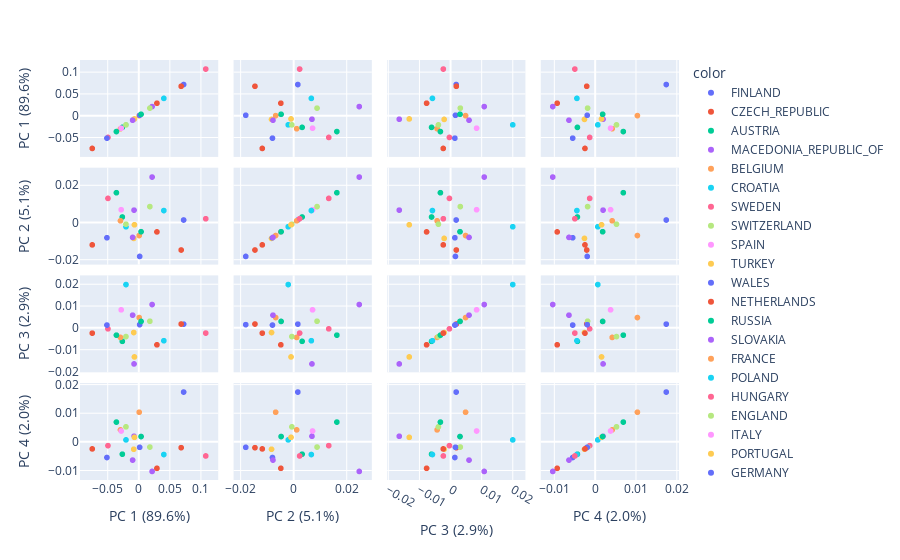

Notebook code for this chart:
### Code cell
import plotly.express as px
from sklearn.decomposition import PCA

pca = PCA()
components = pca.fit_transform(df)
labels = {
    str(i): f"PC {i+1} ({var:.1f}%)"
    for i, var in enumerate(pca.explained_variance_ratio_ * 100)
}

fig = px.scatter_matrix(
    components,
    labels=labels,
    dimensions=range(4),
    color=df.index
)
fig.update_traces()
fig.show()

### Figure 1 — Plotly figure (JSON) as saved in the notebook; plotly's stock layout.template omitted (floating-point values rounded to 4 significant figures)
{"data": [{"dimensions": [{"axis": {"matches": true}, "label": "PC 1 (89.6%)", "values": [0.07244]}, {"axis": {"matches": true}, "label": "PC 2 (5.1%)", "values": [0.001641]}, {"axis": {"matches": true}, "label": "PC 3 (2.9%)", "values": [0.001898]}, {"axis": {"matches": true}, "label": "PC 4 (2.0%)", "values": [0.01753]}], "hovertemplate": "color=FINLAND<br>%{xaxis.title.text}=%{x}<br>%{yaxis.title.text}=%{y}<extra></extra>", "legendgroup": "FINLAND", "marker": {"color": "#636efa", "symbol": "circle"}, "name": "FINLAND", "showlegend": true, "type": "splom"}, {"dimensions": [{"axis": {"matches": true}, "label": "PC 1 (89.6%)", "values": [0.0294]}, {"axis": {"matches": true}, "label": "PC 2 (5.1%)", "values": [-0.004776]}, {"axis": {"matches": true}, "label": "PC 3 (2.9%)", "values": [-0.007625]}, {"axis": {"matches": true}, "label": "PC 4 (2.0%)", "values": [-0.009225]}], "hovertemplate": "color=CZECH_REPUBLIC<br>%{xaxis.title.text}=%{x}<br>%{yaxis.title.text}=%{y}<extra></extra>", "legendgroup": "CZECH_REPUBLIC", "marker": {"color": "#EF553B", "symbol": "circle"}, "name": "CZECH_REPUBLIC", "showlegend": true, "type": "splom"}, {"dimensions": [{"axis": {"matches": true}, "label": "PC 1 (89.6%)", "values": [-0.02635]}, {"axis": {"matches": true}, "label": "PC 2 (5.1%)", "values": [0.003263]}, {"axis": {"matches": true}, "label": "PC 3 (2.9%)", "values": [-0.006022]}, {"axis": {"matches": true}, "label": "PC 4 (2.0%)", "values": [-0.004264]}], "hovertemplate": "color=AUSTRIA<br>%{xaxis.title.text}=%{x}<br>%{yaxis.title.text}=%{y}<extra></extra>", "legendgroup": "AUSTRIA", "marker": {"color": "#00cc96", "symbol": "circle"}, "name": "AUSTRIA", "showlegend": true, "type": "splom"}, {"dimensions": [{"axis": {"matches": true}, "label": "PC 1 (89.6%)", "values": [-0.007517]}, {"axis": {"matches": true}, "label": "PC 2 (5.1%)", "values": [0.006975]}, {"axis": {"matches": true}, "label": "PC 3 (2.9%)", "values": [-0.01643]}, {"axis": {"matches": true}, "label": "PC 4 (2.0%)", "values": [0.002027]}], "hovertemplate": "color=MACEDONIA_REPUBLIC_OF<br>%{xaxis.title.text}=%{x}<br>%{yaxis.title.text}=%{y}<extra></extra>", "legendgroup": "MACEDONIA_REPUBLIC_OF", "marker": {"color": "#ab63fa", "symbol": "circle"}, "name": "MACEDONIA_REPUBLIC_OF", "showlegend": true, "type": "splom"}, {"dimensions": [{"axis": {"matches": true}, "label": "PC 1 (89.6%)", "values": [-0.02939]}, {"axis": {"matches": true}, "label": "PC 2 (5.1%)", "values": [0.00121]}, {"axis": {"matches": true}, "label": "PC 3 (2.9%)", "values": [-0.004234]}, {"axis": {"matches": true}, "label": "PC 4 (2.0%)", "values": [0.004264]}], "hovertemplate": "color=BELGIUM<br>%{xaxis.title.text}=%{x}<br>%{yaxis.title.text}=%{y}<extra></extra>", "legendgroup": "BELGIUM", "marker": {"color": "#FFA15A", "symbol": "circle"}, "name": "BELGIUM", "showlegend": true, "type": "splom"}, {"dimensions": [{"axis": {"matches": true}, "label": "PC 1 (89.6%)", "values": [-0.02047]}, {"axis": {"matches": true}, "label": "PC 2 (5.1%)", "values": [-0.001995]}, {"axis": {"matches": true}, "label": "PC 3 (2.9%)", "values": [0.02012]}, {"axis": {"matches": true}, "label": "PC 4 (2.0%)", "values": [0.0007396]}], "hovertemplate": "color=CROATIA<br>%{xaxis.title.text}=%{x}<br>%{yaxis.title.text}=%{y}<extra></extra>", "legendgroup": "CROATIA", "marker": {"color": "#19d3f3", "symbol": "circle"}, "name": "CROATIA", "showlegend": true, "type": "splom"}, {"dimensions": [{"axis": {"matches": true}, "label": "PC 1 (89.6%)", "values": [-0.04953]}, {"axis": {"matches": true}, "label": "PC 2 (5.1%)", "values": [0.01332]}, {"axis": {"matches": true}, "label": "PC 3 (2.9%)", "values": [-0.0002724]}, {"axis": {"matches": true}, "label": "PC 4 (2.0%)", "values": [-0.001266]}], "hovertemplate": "color=SWEDEN<br>%{xaxis.title.text}=%{x}<br>%{yaxis.title.text}=%{y}<extra></extra>", "legendgroup": "SWEDEN", "marker": {"color": "#FF6692", "symbol": "circle"}, "name": "SWEDEN", "showlegend": true, "type": "splom"}, {"dimensions": [{"axis": {"matches": true}, "label": "PC 1 (89.6%)", "values": [-0.02053]}, {"axis": {"matches": true}, "label": "PC 2 (5.1%)", "values": [-0.0006157]}, {"axis": {"matches": true}, "label": "PC 3 (2.9%)", "values": [-0.003821]}, {"axis": {"matches": true}, "label": "PC 4 (2.0%)", "values": [0.00532]}], "hovertemplate": "color=SWITZERLAND<br>%{xaxis.title.text}=%{x}<br>%{yaxis.title.text}=%{y}<extra></extra>", "legendgroup": "SWITZERLAND", "marker": {"color": "#B6E880", "symbol": "circle"}, "name": "SWITZERLAND", "showlegend": true, "type": "splom"}, {"dimensions": [{"axis": {"matches": true}, "label": "PC 1 (89.6%)", "values": [-0.0282]}, {"axis": {"matches": true}, "label": "PC 2 (5.1%)", "values": [0.007196]}, {"axis": {"matches": true}, "label": "PC 3 (2.9%)", "values": [0.008475]}, {"axis": {"matches": true}, "label": "PC 4 (2.0%)", "values": [0.003865]}], "hovertemplate": "color=SPAIN<br>%{xaxis.title.text}=%{x}<br>%{yaxis.title.text}=%{y}<extra></extra>", "legendgroup": "SPAIN", "marker": {"color": "#FF97FF", "symbol": "circle"}, "name": "SPAIN", "showlegend": true, "type": "splom"}, {"dimensions": [{"axis": {"matches": true}, "label": "PC 1 (89.6%)", "values": [-0.00798]}, {"axis": {"matches": true}, "label": "PC 2 (5.1%)", "values": [-0.008298]}, {"axis": {"matches": true}, "label": "PC 3 (2.9%)", "values": [-0.001973]}, {"axis": {"matches": true}, "label": "PC 4 (2.0%)", "values": [-0.002534]}], "hovertemplate": "color=TURKEY<br>%{xaxis.title.text}=%{x}<br>%{yaxis.title.text}=%{y}<extra></extra>", "legendgroup": "TURKEY", "marker": {"color": "#FECB52", "symbol": "circle"}, "name": "TURKEY", "showlegend": true, "type": "splom"}, {"dimensions": [{"axis": {"matches": true}, "label": "PC 1 (89.6%)", "values": [-0.05118]}, {"axis": {"matches": true}, "label": "PC 2 (5.1%)", "values": [-0.007941]}, {"axis": {"matches": true}, "label": "PC 3 (2.9%)", "values": [0.001478]}, {"axis": {"matches": true}, "label": "PC 4 (2.0%)", "values": [-0.005427]}], "hovertemplate": "color=WALES<br>%{xaxis.title.text}=%{x}<br>%{yaxis.title.text}=%{y}<extra></extra>", "legendgroup": "WALES", "marker": {"color": "#636efa", "symbol": "circle"}, "name": "WALES", "showlegend": true, "type": "splom"}, {"dimensions": [{"axis": {"matches": true}, "label": "PC 1 (89.6%)", "values": [0.06844]}, {"axis": {"matches": true}, "label": "PC 2 (5.1%)", "values": [-0.01455]}, {"axis": {"matches": true}, "label": "PC 3 (2.9%)", "values": [0.001947]}, {"axis": {"matches": true}, "label": "PC 4 (2.0%)", "values": [-0.001983]}], "hovertemplate": "color=NETHERLANDS<br>%{xaxis.title.text}=%{x}<br>%{yaxis.title.text}=%{y}<extra></extra>", "legendgroup": "NETHERLANDS", "marker": {"color": "#EF553B", "symbol": "circle"}, "name": "NETHERLANDS", "showlegend": true, "type": "splom"}, {"dimensions": [{"axis": {"matches": true}, "label": "PC 1 (89.6%)", "values": [-0.03594]}, {"axis": {"matches": true}, "label": "PC 2 (5.1%)", "values": [0.01639]}, {"axis": {"matches": true}, "label": "PC 3 (2.9%)", "values": [-0.003172]}, {"axis": {"matches": true}, "label": "PC 4 (2.0%)", "values": [0.00699]}], "hovertemplate": "color=RUSSIA<br>%{xaxis.title.text}=%{x}<br>%{yaxis.title.text}=%{y}<extra></extra>", "legendgroup": "RUSSIA", "marker": {"color": "#00cc96", "symbol": "circle"}, "name": "RUSSIA", "showlegend": true, "type": "splom"}, {"dimensions": [{"axis": {"matches": true}, "label": "PC 1 (89.6%)", "values": [0.02159]}, {"axis": {"matches": true}, "label": "PC 2 (5.1%)", "values": [0.02484]}, {"axis": {"matches": true}, "label": "PC 3 (2.9%)", "values": [0.01093]}, {"axis": {"matches": true}, "label": "PC 4 (2.0%)", "values": [-0.01032]}], "hovertemplate": "color=SLOVAKIA<br>%{xaxis.title.text}=%{x}<br>%{yaxis.title.text}=%{y}<extra></extra>", "legendgroup": "SLOVAKIA", "marker": {"color": "#ab63fa", "symbol": "circle"}, "name": "SLOVAKIA", "showlegend": true, "type": "splom"}, {"dimensions": [{"axis": {"matches": true}, "label": "PC 1 (89.6%)", "values": [0.0007963]}, {"axis": {"matches": true}, "label": "PC 2 (5.1%)", "values": [-0.006738]}, {"axis": {"matches": true}, "label": "PC 3 (2.9%)", "values": [0.004926]}, {"axis": {"matches": true}, "label": "PC 4 (2.0%)", "values": [0.01045]}], "hovertemplate": "color=FRANCE<br>%{xaxis.title.text}=%{x}<br>%{yaxis.title.text}=%{y}<extra></extra>", "legendgroup": "FRANCE", "marker": {"color": "#FFA15A", "symbol": "circle"}, "name": "FRANCE", "showlegend": true, "type": "splom"}, {"dimensions": [{"axis": {"matches": true}, "label": "PC 1 (89.6%)", "values": [0.04056]}, {"axis": {"matches": true}, "label": "PC 2 (5.1%)", "values": [0.006747]}, {"axis": {"matches": true}, "label": "PC 3 (2.9%)", "values": [-0.005738]}, {"axis": {"matches": true}, "label": "PC 4 (2.0%)", "values": [-0.004388]}], "hovertemplate": "color=POLAND<br>%{xaxis.title.text}=%{x}<br>%{yaxis.title.text}=%{y}<extra></extra>", "legendgroup": "POLAND", "marker": {"color": "#19d3f3", "symbol": "circle"}, "name": "POLAND", "showlegend": true, "type": "splom"}, {"dimensions": [{"axis": {"matches": true}, "label": "PC 1 (89.6%)", "values": [0.1081]}, {"axis": {"matches": true}, "label": "PC 2 (5.1%)", "values": [0.002321]}, {"axis": {"matches": true}, "label": "PC 3 (2.9%)", "values": [-0.002231]}, {"axis": {"matches": true}, "label": "PC 4 (2.0%)", "values": [-0.004893]}], "hovertemplate": "color=HUNGARY<br>%{xaxis.title.text}=%{x}<br>%{yaxis.title.text}=%{y}<extra></extra>", "legendgroup": "HUNGARY", "marker": {"color": "#FF6692", "symbol": "circle"}, "name": "HUNGARY", "showlegend": true, "type": "splom"}, {"dimensions": [{"axis": {"matches": true}, "label": "PC 1 (89.6%)", "values": [0.01803]}, {"axis": {"matches": true}, "label": "PC 2 (5.1%)", "values": [0.008892]}, {"axis": {"matches": true}, "label": "PC 3 (2.9%)", "values": [0.003235]}, {"axis": {"matches": true}, "label": "PC 4 (2.0%)", "values": [-0.001771]}], "hovertemplate": "color=ENGLAND<br>%{xaxis.title.text}=%{x}<br>%{yaxis.title.text}=%{y}<extra></extra>", "legendgroup": "ENGLAND", "marker": {"color": "#B6E880", "symbol": "circle"}, "name": "ENGLAND", "showlegend": true, "type": "splom"}, {"dimensions": [{"axis": {"matches": true}, "label": "PC 1 (89.6%)", "values": [0.003835]}, {"axis": {"matches": true}, "label": "PC 2 (5.1%)", "values": [-0.004685]}, {"axis": {"matches": true}, "label": "PC 3 (2.9%)", "values": [0.003137]}, {"axis": {"matches": true}, "label": "PC 4 (2.0%)", "values": [0.001922]}], "hovertemplate": "color=ITALY<br>%{xaxis.title.text}=%{x}<br>%{yaxis.title.text}=%{y}<extra></extra>", "legendgroup": "ITALY", "marker": {"color": "#FF97FF", "symbol": "circle"}, "name": "ITALY", "showlegend": true, "type": "splom"}, {"dimensions": [{"axis": {"matches": true}, "label": "PC 1 (89.6%)", "values": [-0.006859]}, {"axis": {"matches": true}, "label": "PC 2 (5.1%)", "values": [-0.0009341]}, {"axis": {"matches": true}, "label": "PC 3 (2.9%)", "values": [-0.01321]}, {"axis": {"matches": true}, "label": "PC 4 (2.0%)", "values": [0.001647]}], "hovertemplate": "color=PORTUGAL<br>%{xaxis.title.text}=%{x}<br>%{yaxis.title.text}=%{y}<extra></extra>", "legendgroup": "PORTUGAL", "marker": {"color": "#FECB52", "symbol": "circle"}, "name": "PORTUGAL", "showlegend": true, "type": "splom"}, {"dimensions": [{"axis": {"matches": true}, "label": "PC 1 (89.6%)", "values": [0.001533]}, {"axis": {"matches": true}, "label": "PC 2 (5.1%)", "values": [-0.01803]}, {"axis": {"matches": true}, "label": "PC 3 (2.9%)", "values": [0.001663]}, {"axis": {"matches": true}, "label": "PC 4 (2.0%)", "values": [-0.001859]}], "hovertemplate": "color=GERMANY<br>%{xaxis.title.text}=%{x}<br>%{yaxis.title.text}=%{y}<extra></extra>", "legendgroup": "GERMANY", "marker": {"color": "#636efa", "symbol": "circle"}, "name": "GERMANY", "showlegend": true, "type": "splom"}, {"dimensions": [{"axis": {"matches": true}, "label": "PC 1 (89.6%)", "values": [-0.07489]}, {"axis": {"matches": true}, "label": "PC 2 (5.1%)", "values": [-0.01178]}, {"axis": {"matches": true}, "label": "PC 3 (2.9%)", "values": [-0.002257]}, {"axis": {"matches": true}, "label": "PC 4 (2.0%)", "values": [-0.00241]}], "hovertemplate": "color=SCOTLAND<br>%{xaxis.title.text}=%{x}<br>%{yaxis.title.text}=%{y}<extra></extra>", "legendgroup": "SCOTLAND", "marker": {"color": "#EF553B", "symbol": "circle"}, "name": "SCOTLAND", "showlegend": true, "type": "splom"}, {"dimensions": [{"axis": {"matches": true}, "label": "PC 1 (89.6%)", "values": [0.003835]}, {"axis": {"matches": true}, "label": "PC 2 (5.1%)", "values": [-0.004685]}, {"axis": {"matches": true}, "label": "PC 3 (2.9%)", "values": [0.003137]}, {"axis": {"matches": true}, "label": "PC 4 (2.0%)", "values": [0.001922]}], "hovertemplate": "color=UKRAINE<br>%{xaxis.title.text}=%{x}<br>%{yaxis.title.text}=%{y}<extra></extra>", "legendgroup": "UKRAINE", "marker": {"color": "#00cc96", "symbol": "circle"}, "name": "UKRAINE", "showlegend": true, "type": "splom"}, {"dimensions": [{"axis": {"matches": true}, "label": "PC 1 (89.6%)", "values": [-0.009758]}, {"axis": {"matches": true}, "label": "PC 2 (5.1%)", "values": [-0.007753]}, {"axis": {"matches": true}, "label": "PC 3 (2.9%)", "values": [0.006036]}, {"axis": {"matches": true}, "label": "PC 4 (2.0%)", "values": [-0.006334]}], "hovertemplate": "color=DENMARK<br>%{xaxis.title.text}=%{x}<br>%{yaxis.title.text}=%{y}<extra></extra>", "legendgroup": "DENMARK", "marker": {"color": "#ab63fa", "symbol": "circle"}, "name": "DENMARK", "showlegend": true, "type": "splom"}], "layout": {"dragmode": "select", "legend": {"title": {"text": "color"}, "tracegroupgap": 0}, "margin": {"t": 60}}}
